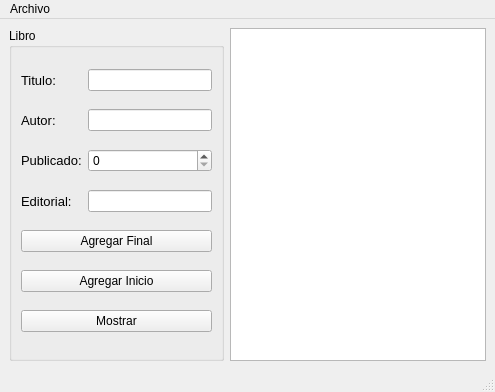
<?xml version="1.0" encoding="UTF-8"?>
<ui version="4.0">
 <class>MainWindow</class>
 <widget class="QMainWindow" name="MainWindow">
  <property name="geometry">
   <rect>
    <x>0</x>
    <y>0</y>
    <width>495</width>
    <height>392</height>
   </rect>
  </property>
  <property name="windowTitle">
   <string>MainWindow</string>
  </property>
  <widget class="QWidget" name="centralwidget">
   <layout class="QGridLayout" name="gridLayout">
    <item row="0" column="0">
     <widget class="QGroupBox" name="groupBox">
      <property name="title">
       <string>Libro</string>
      </property>
      <layout class="QGridLayout" name="gridLayout_2">
       <item row="5" column="0" colspan="2">
        <widget class="QPushButton" name="btnAgregarInicio">
         <property name="text">
          <string>Agregar Inicio</string>
         </property>
        </widget>
       </item>
       <item row="1" column="1">
        <widget class="QLineEdit" name="inpAutor"/>
       </item>
       <item row="6" column="0" colspan="2">
        <widget class="QPushButton" name="btnMostrar">
         <property name="text">
          <string>Mostrar</string>
         </property>
        </widget>
       </item>
       <item row="1" column="0">
        <widget class="QLabel" name="label_2">
         <property name="font">
          <font>
           <pointsize>10</pointsize>
          </font>
         </property>
         <property name="text">
          <string>Autor:</string>
         </property>
        </widget>
       </item>
       <item row="2" column="0">
        <widget class="QLabel" name="label_3">
         <property name="font">
          <font>
           <pointsize>10</pointsize>
          </font>
         </property>
         <property name="text">
          <string>Publicado:</string>
         </property>
        </widget>
       </item>
       <item row="4" column="0" colspan="2">
        <widget class="QPushButton" name="btnAgregarFinal">
         <property name="text">
          <string>Agregar Final</string>
         </property>
        </widget>
       </item>
       <item row="0" column="0">
        <widget class="QLabel" name="label">
         <property name="font">
          <font>
           <pointsize>10</pointsize>
          </font>
         </property>
         <property name="text">
          <string>Titulo:</string>
         </property>
        </widget>
       </item>
       <item row="3" column="1">
        <widget class="QLineEdit" name="inpEditorial">
         <property name="text">
          <string/>
         </property>
        </widget>
       </item>
       <item row="0" column="1">
        <widget class="QLineEdit" name="inpTitulo"/>
       </item>
       <item row="2" column="1">
        <widget class="QSpinBox" name="inpPublicado"/>
       </item>
       <item row="3" column="0">
        <widget class="QLabel" name="label_4">
         <property name="font">
          <font>
           <pointsize>10</pointsize>
          </font>
         </property>
         <property name="text">
          <string>Editorial:</string>
         </property>
        </widget>
       </item>
      </layout>
     </widget>
    </item>
    <item row="0" column="1">
     <widget class="QTextEdit" name="txtMostrar"/>
    </item>
   </layout>
  </widget>
  <widget class="QMenuBar" name="menubar">
   <property name="geometry">
    <rect>
     <x>0</x>
     <y>0</y>
     <width>495</width>
     <height>21</height>
    </rect>
   </property>
   <widget class="QMenu" name="menuArchivo">
    <property name="title">
     <string>Archivo</string>
    </property>
    <addaction name="actionAbrir"/>
    <addaction name="actionGuardar"/>
   </widget>
   <addaction name="menuArchivo"/>
  </widget>
  <widget class="QStatusBar" name="statusbar"/>
  <action name="actionAbrir">
   <property name="text">
    <string>Abrir</string>
   </property>
   <property name="shortcut">
    <string>Ctrl+O</string>
   </property>
  </action>
  <action name="actionGuardar">
   <property name="text">
    <string>Guardar</string>
   </property>
   <property name="shortcut">
    <string>Ctrl+S</string>
   </property>
  </action>
 </widget>
 <resources/>
 <connections/>
</ui>
